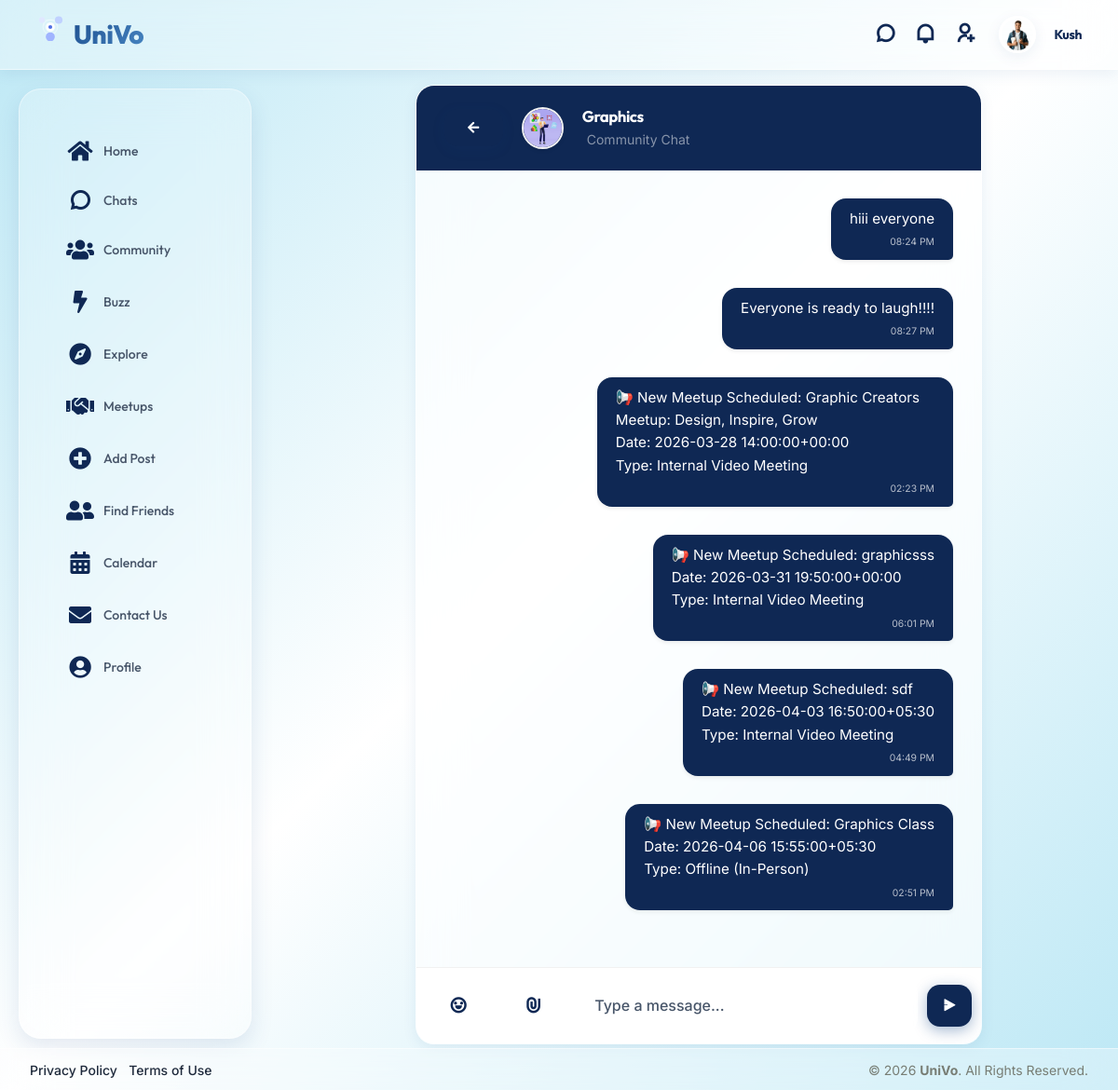
Page /community/15/chat/ (signed in) on the committed database.
### user/models.py (models this page shows, shortened)
class user(models.Model):
    userid=models.AutoField(primary_key=True)
    username=models.CharField(max_length=50)
    email=models.CharField(max_length=50)
    password=models.CharField(max_length=50)
    profile=models.ImageField(upload_to="assets/images/user/")
    bio=models.TextField(max_length=1000)
    gender=models.CharField(max_length=10)
    dob=models.DateField(validators=[no_future_date])
    cityid=models.ForeignKey(city,on_delete=models.CASCADE)
    registrationdt=models.DateTimeField(auto_now=True)
    last_checked_chats=models.DateTimeField(null=True, blank=True)
    last_checked_activity=models.DateTimeField(null=True, blank=True)
    last_checked_invites=models.DateTimeField(null=True, blank=True)
    last_seen=models.DateTimeField(null=True, blank=True)
    google_id=models.CharField(max_length=255, null=True, blank=True)  # Google OAuth user ID
    phone=models.CharField(max_length=15, null=True, blank=True)

class community(models.Model):
    communityid=models.AutoField(primary_key=True)
    communitytitle=models.CharField(max_length=50)
    thumbnail=models.ImageField(upload_to="images/")
    background_image=models.ImageField(upload_to="images/backgrounds/", null=True, blank=True)
    discription=models.TextField(max_length=1000)
    createddt=models.DateTimeField(auto_now=True)
    categoryid=models.ForeignKey(category,on_delete=models.CASCADE)
    userid=models.ForeignKey(user,on_delete=models.CASCADE)
    is_paid=models.BooleanField(default=False)
    price=models.IntegerField(default=0)

class communityMessage(models.Model):
    communityMessageid=models.AutoField(primary_key=True)
    senderid=models.IntegerField()
    message=models.TextField(max_length=1000)
    image=models.ImageField(upload_to="chat_images/", null=True, blank=True)
    senddt=models.DateTimeField(auto_now=True)
    communityid=models.ForeignKey(community,on_delete=models.CASCADE)
    def __str__(self):
        return "%d-%s"%(self.communityMessageid,self.message)

### user/views.py (the view)
# urls.py: path('community/<int:community_id>/chat/', views.community_chat, name='community_chat'),
def community_chat(request, community_id):
    userid = request.session.get('userid')
    if not userid:
        return redirect('signin')
    c = community.objects.get(pk=community_id)
    u = user.objects.get(pk=userid)
    u.last_checked_chats = timezone.now()
    u.save()
    is_admin = _is_community_admin(userid, c)
    is_member = communitymember.objects.filter(communityid=c, userid=u, status=1).exists()
    if not (is_admin or is_member):
        return redirect('community_detail', community_id=community_id)
    messages = communityMessage.objects.filter(communityid=c).order_by('senddt')
    valid_messages = []
    for msg in messages:
        sender = user.objects.filter(pk=msg.senderid).first()
        if sender:
            msg.sender = sender
            valid_messages.append(msg)
    data = {
        'community': c,
        'messages': valid_messages,
        'current_user': u,
        'is_admin': is_admin,
    }
    return render(request, 'community_chat.html', data)

### user/templates/community_chat.html (shortened to what this page needs)
{% extends "base.html" %}
{% load static %}
{% block content %}
<div class="content-inner" id="page_layout">
    <div class="container-fluid">
        <div class="row justify-content-center">
            <div class="col-lg-10 col-xl-9">
                <div class="card shadow-lg border-0 rounded-4 overflow-hidden d-flex flex-column"
                     style="height: calc(100vh - 140px); background: #f8f9fa;">
                    <div class="card-header border-0 py-3 px-4 d-flex align-items-center justify-content-between"
                         style="background: #0f2854; z-index: 10;">
                        <div class="d-flex align-items-center">
                            <a href="{% url 'community_detail' community.communityid %}" class="btn btn-link text-white p-0 me-3">
                                <i class="fas fa-arrow-left"></i>
                            </a>
                            {% if community.thumbnail %}
                            <img src="{{ community.thumbnail.url }}" class="rounded-circle me-3 border border-2 border-white-50 shadow-sm" alt="img" style="width: 45px; height: 45px; object-fit:cover;">
                            {% endif %}
                            <div>
                                <h5 class="mb-0 fw-bold text-white">{{ community.communitytitle }}</h5>
                                <span class="text-white-50 small">Community Chat</span>
                            </div>
                        </div>
                    </div>
                    <div class="card-body p-4" id="chat-messages" style="overflow-y: auto; flex-grow: 1; scroll-behavior: smooth;">
                        {% for msg in messages %}
                        <div class="mb-4 d-flex {% if msg.sender.userid == current_user.userid %}justify-content-end{% else %}justify-content-start{% endif %}">
                            <div style="max-width: 70%;">
                                <div class="px-3 py-2 shadow-sm position-relative"
                                     style="border-radius: 16px; font-size: 0.95rem;
                                     {% if msg.sender.userid == current_user.userid %}
                                        background: #0f2854; color: white; border-bottom-right-radius: 5px;
                                     {% else %}
                                        background: white; color: #333; border-bottom-left-radius: 5px; border: 1px solid #eee;
                                     {% endif %}">
                                    <p class="mb-0" style="word-break: break-word;">{{ msg.message|urlize|linebreaksbr }}</p>
                                    <div class="text-end mt-1" style="font-size: 0.65rem; opacity: 0.7;">
                                        {{ msg.senddt|date:"h:i A" }}
                                    </div>
                                </div>
                            </div>
                        </div>
                        {% empty %}
                        <div class="h-100 d-flex flex-column align-items-center justify-content-center text-center opacity-50">
                            <i class="las la-comments fs-1 mb-2"></i>
                            <p class="fw-bold">No messages here yet</p>
                            <span class="small">Start the conversation with your community!</span>
                        </div>
                        {% endfor %}
                    </div>
                    <div class="card-footer bg-white border-top p-2">
                        <form method="post" action="{% url 'send_community_message' community.communityid %}" enctype="multipart/form-data"
                              class="d-flex align-items-center gap-2 position-relative" id="chat-form">
                            <button type="button" class="btn btn-icon btn-light rounded-circle shadow-none text-muted" id="emoji-btn" style="background: transparent;">
                                <i class="ri-emotion-line fs-4"></i>
                            </button>
                            <button type="button" class="btn btn-icon btn-light rounded-circle shadow-none text-muted"
                                    style="background: transparent;" onclick="document.getElementById('chat-file-input').click()">
                                <i class="ri-attachment-line fs-4"></i>
                            </button>
                            <div class="flex-grow-1 position-relative">
                                <input type="text" name="message" id="chat-input" class="form-control rounded-pill border-0 bg-light px-4 shadow-none"
                                       placeholder="Type a message..." autocomplete="off">
                            </div>
                            <button type="submit" class="btn btn-primary btn-icon rounded-circle shadow-sm"
                                    style="width: 45px; height: 45px; background: #0f2854 !important;">
                                <i class="ri-send-plane-2-fill"></i>
                            </button>
                        </form>
                    </div>
                </div>
            </div>
        </div>
    </div>
</div>
{% endblock %}

### user/templates/base.html (shortened to what this page needs)
{% load static %}
<!doctype html>
<html lang="en">
  <head>
    <link rel="stylesheet" href="{% static 'assets/css/libs.min.css' %}" />
    <link rel="stylesheet" href="{% static 'assets/css/socialv1fc6.css' %}" />
    <link rel="stylesheet" href="{% static 'assets/css/custom_theme.css' %}?v=2.0" />
    <link
      rel="stylesheet"
      href="https://cdnjs.cloudflare.com/ajax/libs/font-awesome/5.15.4/css/all.min.css"
    />
    <link
      rel="stylesheet"
      href="https://cdn.jsdelivr.net/npm/remixicon@2.5.0/fonts/remixicon.css"
    />
    <link
      rel="stylesheet"
      href="https://cdn.jsdelivr.net/npm/vanillajs-datepicker@1.3.4/dist/css/datepicker.min.css"
    />
    <link
      rel="stylesheet"
      href="https://maxst.icons8.com/vue-static/landen/line-awesome/line-awesome/1.3.0/css/line-awesome.min.css"
    />
  </head>
  <body class="{% if user_settings and user_settings.dark_mode %}dark-mode{% endif %}">
    <div class="wrapper">
      <div class="iq-top-navbar">
        <div class="iq-navbar-custom">
          <nav class="navbar navbar-expand-lg navbar-light p-0">
            <div class="iq-navbar-logo d-flex justify-content-between">
              <a href="{% url 'home' %}">
                <img
                  src="{% static 'assets/images/animated_logo.svg' %}"
                  class="img-fluid rotating-logo"
                  alt="UniVo Logo"
                  style="max-height: 30px"
                />
                <span>UniVo</span>
              </a>
            </div>
            <div class="collapse navbar-collapse" id="navbarSupportedContent">
              <ul class="navbar-nav ms-auto navbar-list align-items-center">
                {% if current_user %}
                <li class="nav-item">
                  <a
                    href="{% url 'chats' %}"
                    class="d-flex align-items-center px-2 position-relative"
                    title="Community Chats"
                  >
                    <i class="ri-chat-3-line fs-5 text-white"></i>
                  </a>
                </li>
                <li class="nav-item">
                  <a
                    href="{% url 'activity' %}"
                    class="d-flex align-items-center px-2 position-relative"
                    title="Notifications"
                  >
                    <i class="ri-notification-line fs-5 text-white"></i>
                  </a>
                </li>
                <li class="nav-item">
                  <a
                    href="{% url 'invitations_list' %}"
                    class="d-flex align-items-center px-2 position-relative"
                    title="Friend Requests"
                  >
                    <i class="ri-user-add-line fs-5 text-white"></i>
                  </a>
                </li>
                <li class="nav-item dropdown">
                  <a
                    href="#"
                    class="d-flex align-items-center dropdown-toggle"
                    id="drop-down-arrow"
                    data-bs-toggle="dropdown"
                    aria-haspopup="true"
                    aria-expanded="false"
                  >
                    {% if current_user.profile %}
                    <img
                      src="{{ current_user.profile.url }}"
                      class="img-fluid rounded-circle me-3"
                      alt="user"
                      style="width: 40px; height: 40px; object-fit: cover"
                    />
                    {% else %}
                    <img
                      src="{% static 'assets/images/user/1.jpg' %}"
                      class="img-fluid rounded-circle me-3"
                      alt="user"
                    />
                    {% endif %}
                    <div class="caption">
                      <h6 class="mb-0 line-height">
                        {{ current_user.username|default:"User" }}
                      </h6>
                    </div>
                  </a>
                </li>
                {% else %}
                <li class="nav-item pe-3 d-flex align-items-center">
                  <a href="{% url 'signup' %}" class="d-flex align-items-center text-dark text-decoration-none" style="height: 40px; font-weight: 500;">
                    <i class="ri-login-box-line me-2 fs-5"></i> Login
                  </a>
                </li>
                {% endif %}
              </ul>
            </div>
          </nav>
        </div>
      </div>
      <div class="iq-sidebar sidebar-default">
        <div id="sidebar-scrollbar">
          <nav class="iq-sidebar-menu">
            <ul id="iq-sidebar-toggle" class="iq-menu">
              {% block sidebar %}
              <li class="">
                <a href="{% url 'home' %}" class="sidebar-link">
                  <i class="fas fa-home me-2"></i><span>Home</span>
                </a>
              </li>
              <li class="">
                <a href="{% url 'chats' %}" class="sidebar-link">
                  <i class="ri-chat-3-line me-2"></i><span>Chats</span>
                </a>
              </li>
              <li class="">
                <a href="{% url 'group' %}" class="sidebar-link">
                  <i class="fas fa-users me-2"></i><span>Community</span>
                </a>
              </li>
              <li class="">
                <a href="{% url 'buzz' %}" class="sidebar-link">
                  <i class="fas fa-bolt me-2"></i><span>Buzz</span>
                </a>
              </li>
              <li class="">
                <a href="{% url 'blog_list' %}" class="sidebar-link">
                  <i class="fas fa-compass me-2"></i><span>Explore</span>
                </a>
              </li>
              <li class="">
                <a href="{% url 'meetup_list' %}" class="sidebar-link">
                  <i class="fas fa-handshake me-2"></i><span>Meetups</span>
                </a>
              </li>
              <li class="">
                <a href="{% url 'unified_add_post' %}" class="sidebar-link">
                  <i class="fas fa-plus-circle me-2"></i><span>Add Post</span>
                </a>
              </li>
              <li class="">
                <a href="{% url 'users_list' %}" class="sidebar-link">
                  <i class="fas fa-user-friends me-2"></i><span>Find Friends</span>
                </a>
              </li>
              <li class="">
                <a href="{% url 'calendar' %}" class="sidebar-link">
                  <i class="fas fa-calendar-alt me-2"></i><span>Calendar</span>
                </a>
              </li>
              <li class="">
                <a href="{% url 'contact_us' %}" class="sidebar-link">
                  <i class="fas fa-envelope me-2"></i><span>Contact Us</span>
                </a>
              </li>
              <li class="">
                <a href="{% url 'my_profile' %}" class="sidebar-link">
                  <i class="fas fa-user-circle me-2"></i><span>Profile</span>
                </a>
              </li>
              {% endblock sidebar %}
            </ul>
          </nav>
          <div class="p-5"></div>
        </div>
      </div>
      <div id="content-page" class="content-page {% block content_class %}{% endblock %}">
        <div class="container-fluid">
          {% block content %} {% endblock %}
        </div>
      </div>
      <footer class="iq-footer bg-transparent border-top py-0" style="line-height: normal;">
        <div class="container-fluid">
          <div class="row align-items-center">
            <div class="col-md-6 text-center text-md-start mb-2 mb-md-0">
              <ul class="list-inline mb-0">
                <li class="list-inline-item">
                  <a href="#" class="text-secondary small text-decoration-none">Privacy Policy</a>
                </li>
                <li class="list-inline-item">
                  <a href="#" class="text-secondary small text-decoration-none">Terms of Use</a>
                </li>
              </ul>
            </div>
            <div class="col-md-6 text-center text-md-end text-secondary small">
              &copy; 2026 <strong>UniVo</strong>. All Rights Reserved.
            </div>
          </div>
        </div>
      </footer>
    </div>
    <div class="toast-container position-fixed bottom-0 end-0 p-3" style="z-index: 5000;">
    </div>
    </body>
</html>

### rows in the picture
user: profile (picture), username "Kush"
community: thumbnail (picture), communitytitle "Graphics"
communityMessage: message "hiii everyone", senddt "08:24 PM"
communityMessage: message "Everyone is ready to laugh!!!!", senddt "08:27 PM"
communityMessage: message "📢 New Meetup Scheduled: Graphic Creators Meetup: Design, Inspire, Grow Date: 2026-03-28 14:00:00+00:00 Type: Internal Video Meeting", senddt "02:23 PM"
communityMessage: message "📢 New Meetup Scheduled: graphicsss Date: 2026-03-31 19:50:00+00:00 Type: Internal Video Meeting", senddt "06:01 PM"
communityMessage: message "📢 New Meetup Scheduled: sdf Date: 2026-04-03 16:50:00+05:30 Type: Internal Video Meeting", senddt "04:49 PM"
communityMessage: message "📢 New Meetup Scheduled: Graphics Class Date: 2026-04-06 15:55:00+05:30 Type: Offline (In-Person)", senddt "02:51 PM"
